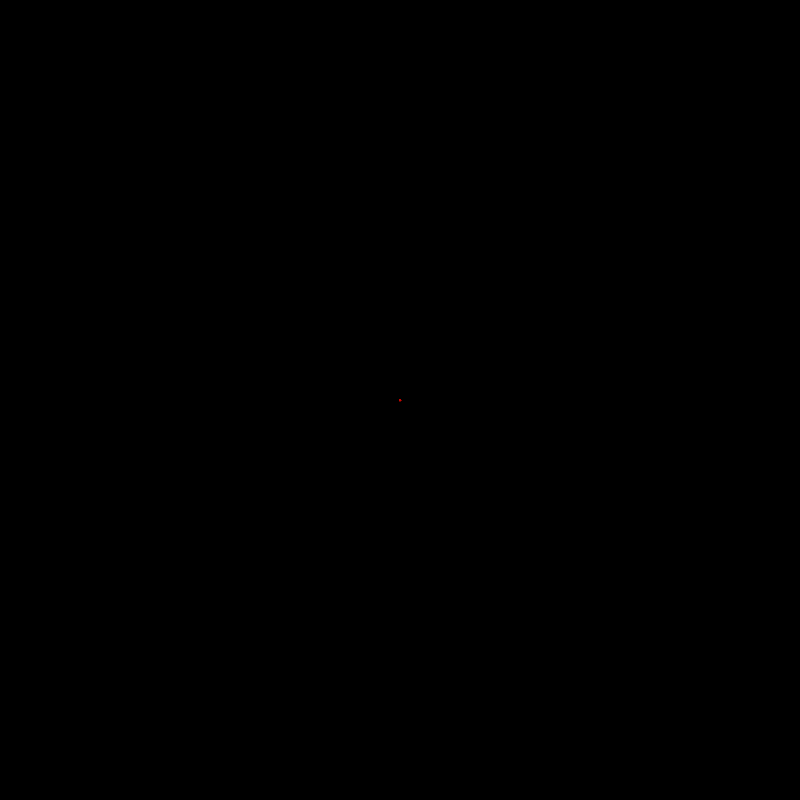
Frame 1 (no input)
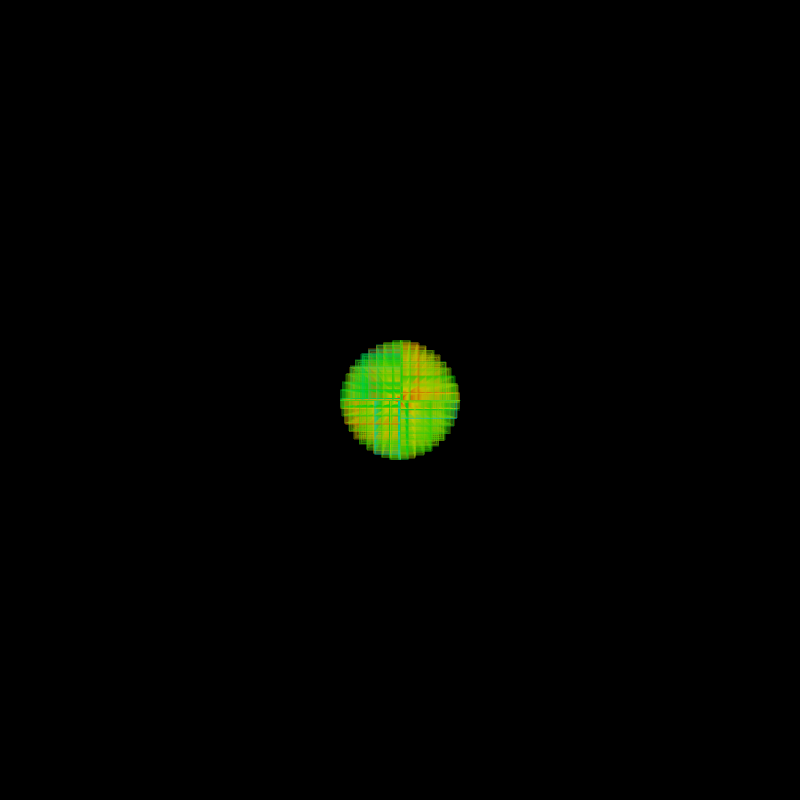
Frame 60 (the mouse pressed at the canvas centre just before this capture)
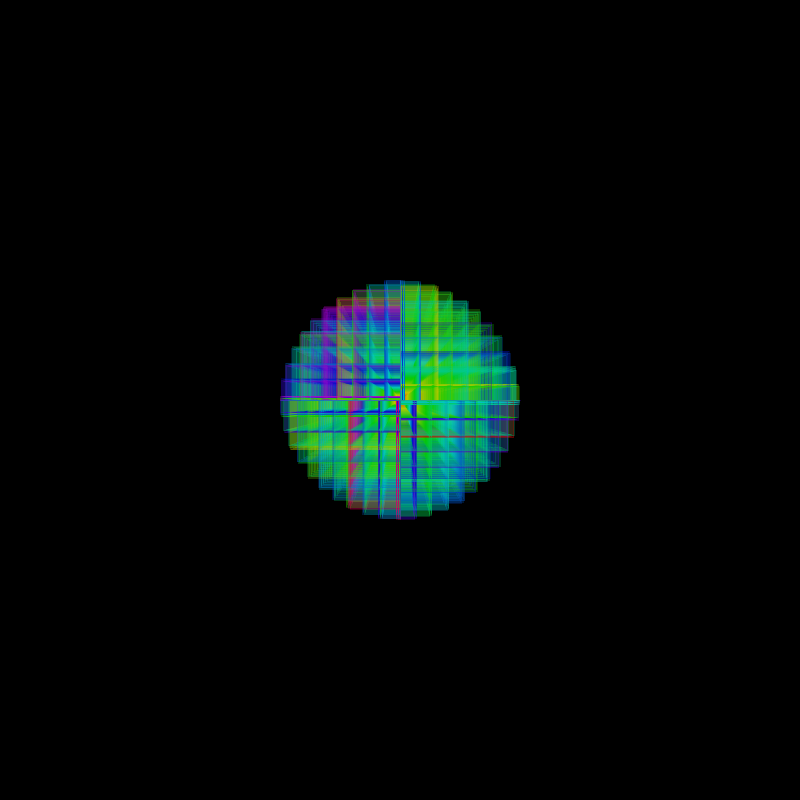
Frame 120 (the mouse held since frame 60 and released just before this capture)

The Processing sketch that drew these frames (run headless with seeded random() and noise(); from frame 60 on, the mouse is pressed at the canvas centre):

// Processing sketch: processing_157299
// ── processing_157299.pde

float time = 0;

void setup() {
  size(800,800);
  colorMode(HSB,100);
  noFill();
  background(0,0,0);
}

void draw() {
  for(int i = 0 ; i < 100 ; i++) {
    rectoid(frameCount - time, i); 
  }
}

void rectoid(float time, int index) {
   stroke(time*noise(index) % 100,100,80,25);
   
   rect(width/2,height/2,cos(index)*time,sin(index)*time);
}

void mouseClicked() {
   background(0,0,0);
   time = frameCount;
}
